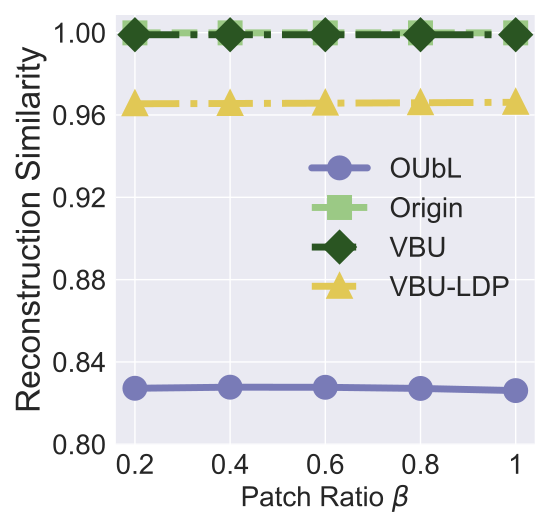

Write the Python code that produced this figure.


import numpy as np
import matplotlib.pyplot as plt

epsilon = 3
beta = 1 / epsilon


x=[1, 2, 3, 4, 5]
# validation_for_plt =[97,95.8600, 94.9400, 93.5400, 93.2400]
# attack_for_plt=[0, 0.3524, 0, 0.1762, 0.1762]
# basic_for_plt=[99.8, 99.8, 99.8, 99.8, 99.8]

labels = ['0.2', '0.4', '0.6', '0.8', '1']
# unl_org = [97.77, 97.55, 97.35, 97.29, 97.21, 97.21]

# unl_hess_r = [96.6, 96.66, 96.04, 95.94, 95.85, 97.21]
OUL = [0.8272 , 0.8277285, 0.827681, 0.827126, 0.826073]

org_acc = [0.9999, 0.9999, 0.9999, 0.9999, 0.9999]

vbu_acc = [0.999, 0.999, 0.999, 0.999, 0.999]

#vbu_acc = [0.832142, 0.832611, 0.83258, 0.832074, 0.8310844]
# unl_ss_wo = [94.32, 94.53, 94.78, 93.38, 94.04, 97.21]


vbu_ldp_acc = [0.96546, 0.965589, 0.96574, 0.965940, 0.966168]


for i in range(len(OUL)):
    OUL[i] = OUL[i]*1
    org_acc[i] = org_acc[i]*1
    vbu_acc[i] = vbu_acc[i]*1
    vbu_ldp_acc[i] = vbu_ldp_acc[i]*1

plt.style.use('seaborn')
plt.figure(figsize=(5.5, 5.3))
l_w=5
m_s=15
marker_s = 3
markevery=1
#plt.figure(figsize=(8, 5.3))
#plt.plot(x, unl_fr, color='blue', marker='^', label='Retrain',linewidth=l_w, markersize=m_s)
plt.plot(x, OUL, linestyle='-', color='#797BB7', marker='o', fillstyle='full', markevery=markevery,
         label='OUbL', linewidth=l_w, markersize=m_s, markeredgewidth=marker_s)

#plt.plot(x, unl_ss_w, color='g',  marker='*',  label='PriMU$_{w}$',linewidth=l_w, markersize=m_s)
#plt.plot(x, org_acc, linestyle='--', color='#9BC985',  marker='s', fillstyle='full', markevery=markevery, label='Origin',linewidth=l_w, markersize=m_s, markeredgewidth=marker_s)

plt.plot(x, org_acc, linestyle='--', color='#9BC985',  marker='s', fillstyle='full', markevery=markevery,
         label='Origin',linewidth=l_w, markersize=m_s, markeredgewidth=marker_s)


plt.plot(x, vbu_acc, linestyle='-.', color='#2A5522',  marker='D', fillstyle='full', markevery=markevery,
         label='VBU',linewidth=l_w, markersize=m_s, markeredgewidth=marker_s)

plt.plot(x, vbu_ldp_acc, linestyle='-.', color='#E1C855',  marker='^', fillstyle='full', markevery=markevery,
         label='VBU-LDP',linewidth=l_w, markersize=m_s, markeredgewidth=marker_s)

# plt.grid()
leg = plt.legend(fancybox=True, shadow=True)
# plt.xlabel('Malicious Client Ratio (%)' ,fontsize=16)
plt.ylabel('Reconstruction Similarity' ,fontsize=24)
my_y_ticks = np.arange(0.80, 1.01, 0.04)
plt.yticks(my_y_ticks,fontsize=20)
plt.xlabel('Patch Ratio $\\beta$',fontsize=20)

plt.xticks(x, labels, fontsize=20)
# plt.title('CIFAR10 IID')

#plt.annotate(r"1e-1", xy=(0.1, 1.01), xycoords='axes fraction', xytext=(-10, 10), textcoords='offset points', ha='right', va='center', fontsize=15)


# plt.title('(c) Utility Preservation', fontsize=24)
plt.legend(loc='best',fontsize=20)
plt.tight_layout()
#plt.title("MNIST")
plt.rcParams['figure.figsize'] = (2.0, 1)
plt.rcParams['image.interpolation'] = 'nearest'
plt.rcParams['figure.subplot.left'] = 0.11
plt.rcParams['figure.subplot.bottom'] = 0.08
plt.rcParams['figure.subplot.right'] = 0.977
plt.rcParams['figure.subplot.top'] = 0.969
plt.savefig('CelebA_recon_sim_unl_sim.pdf', format='pdf', dpi=200)
plt.show()
